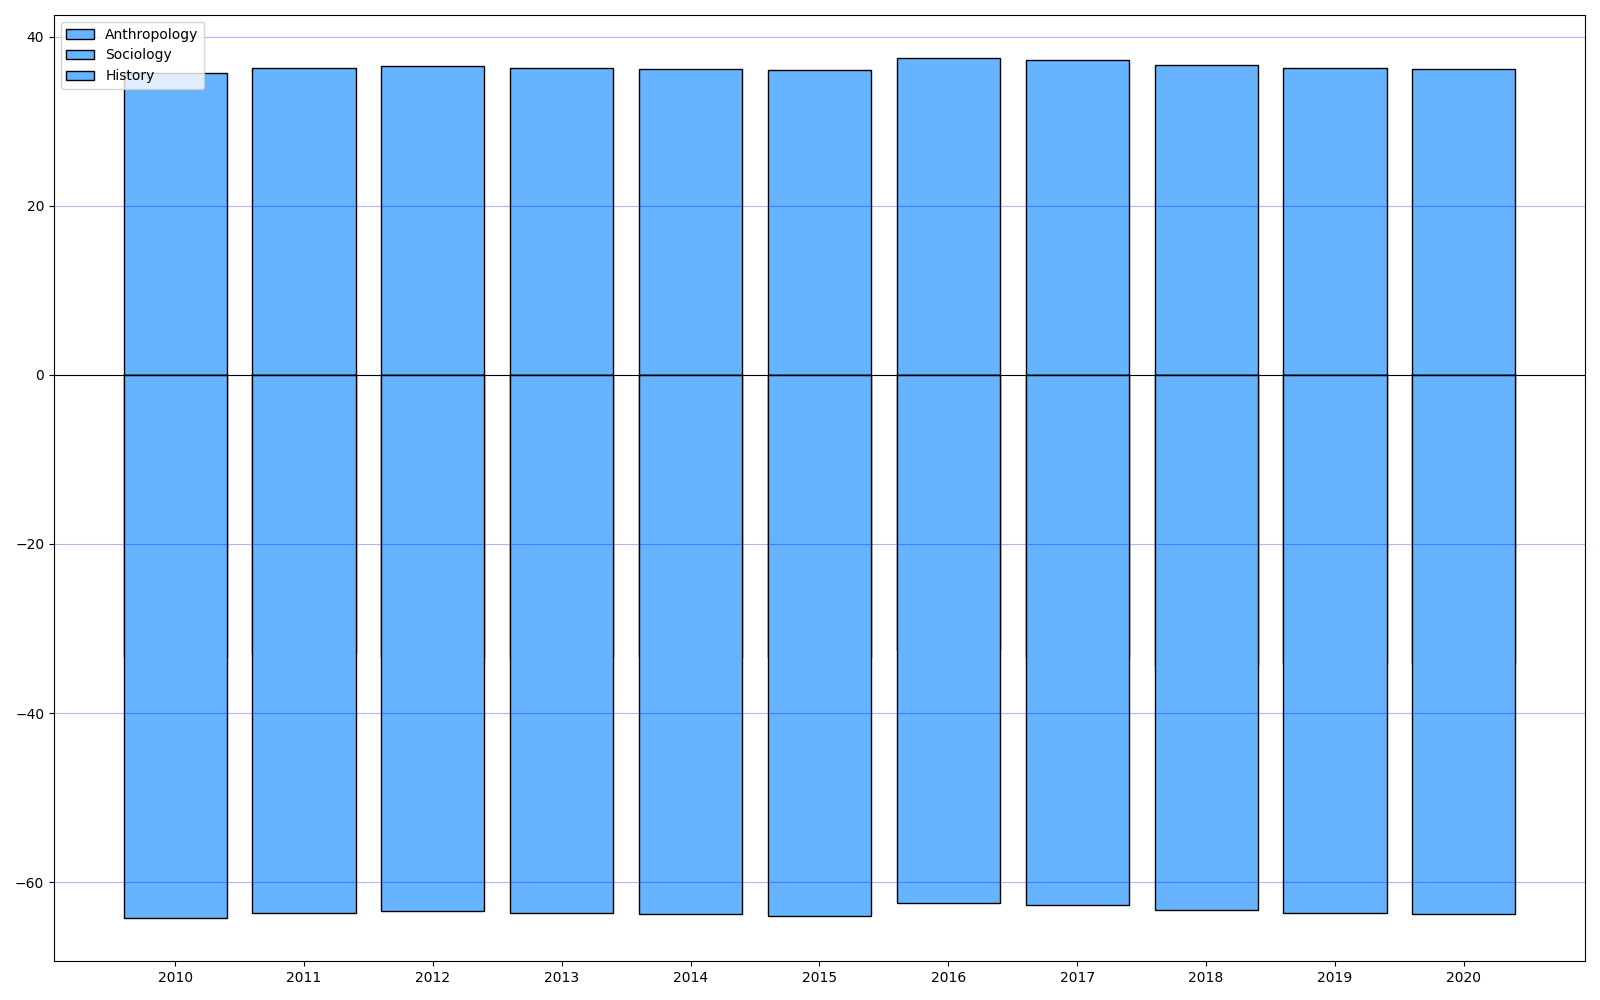

Generate this figure with Python:
import matplotlib.pyplot as plt
import numpy as np

years = np.arange(2010, 2021)
enrollments = {
    "Anthropology": [300, 320, 340, 360, 380, 400, 450, 470, 480, 490, 500],
    "Sociology": [280, 290, 310, 330, 350, 370, 390, 420, 450, 460, 470],
    "History": [260, 270, 280, 300, 320, 340, 360, 370, 380, 400, 410],
}

fig, ax = plt.subplots(figsize=(16, 10))
x = np.arange(len(years))
total = np.array(enrollments["Anthropology"]) + np.array(enrollments["Sociology"]) + np.array(enrollments["History"])
antropology_pct = np.array(enrollments["Anthropology"]) / total * 100
sociology_pct = np.array(enrollments["Sociology"]) / total * 100
history_pct = np.array(enrollments["History"]) / total * 100

uniform_color = '#66b3ff'

ax.bar(x, antropology_pct, color=uniform_color, edgecolor='black', label='Anthropology')
ax.bar(x, -sociology_pct, color=uniform_color, edgecolor='black', label='Sociology')
ax.bar(x, -history_pct - sociology_pct, color=uniform_color, edgecolor='black', label='History')

ax.set_xticks(x)
ax.set_xticklabels(years)
ax.yaxis.grid(True, linestyle='-', which='major', color='blue', alpha=0.3)
ax.legend(loc='upper left')
plt.axhline(0, color='black', linewidth=0.8)
plt.tight_layout()
plt.show()
